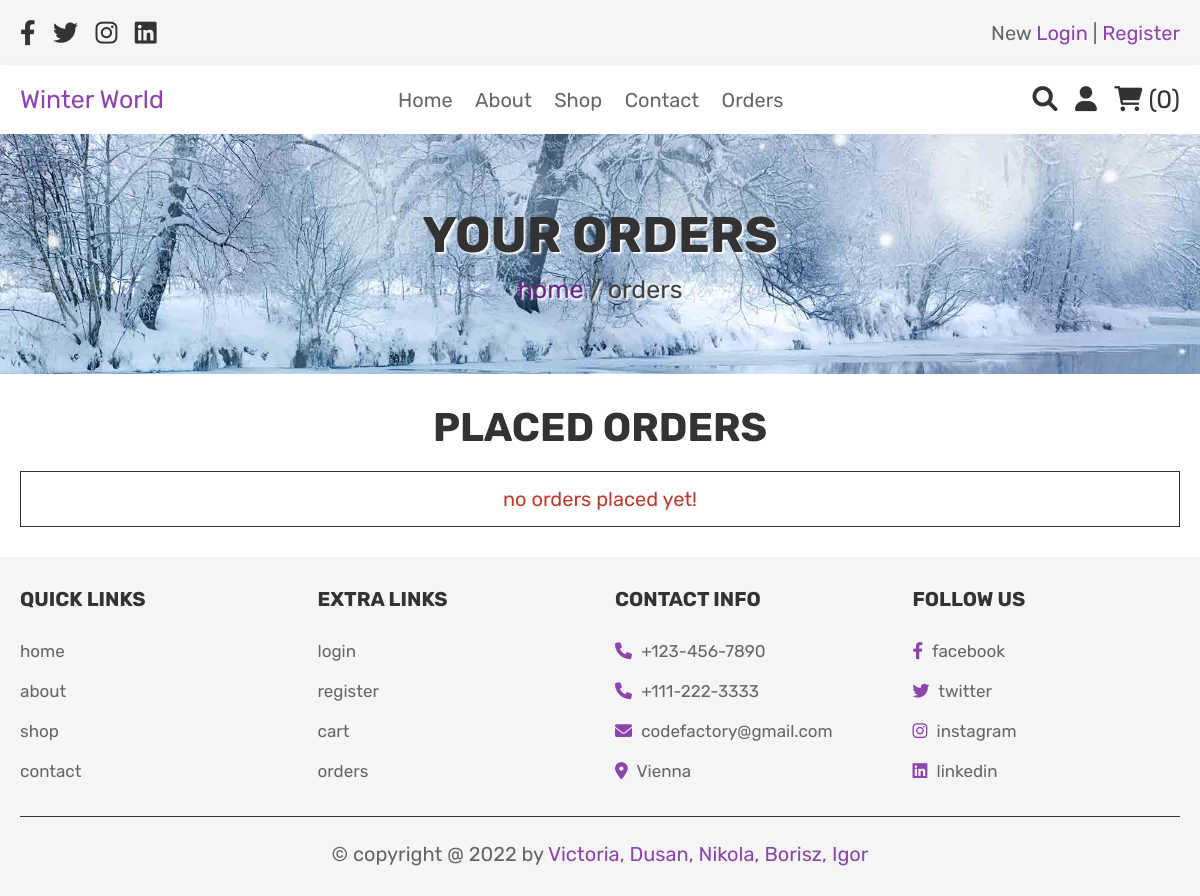
/orders.php (signed in), run on an earlier commit of the app's database.
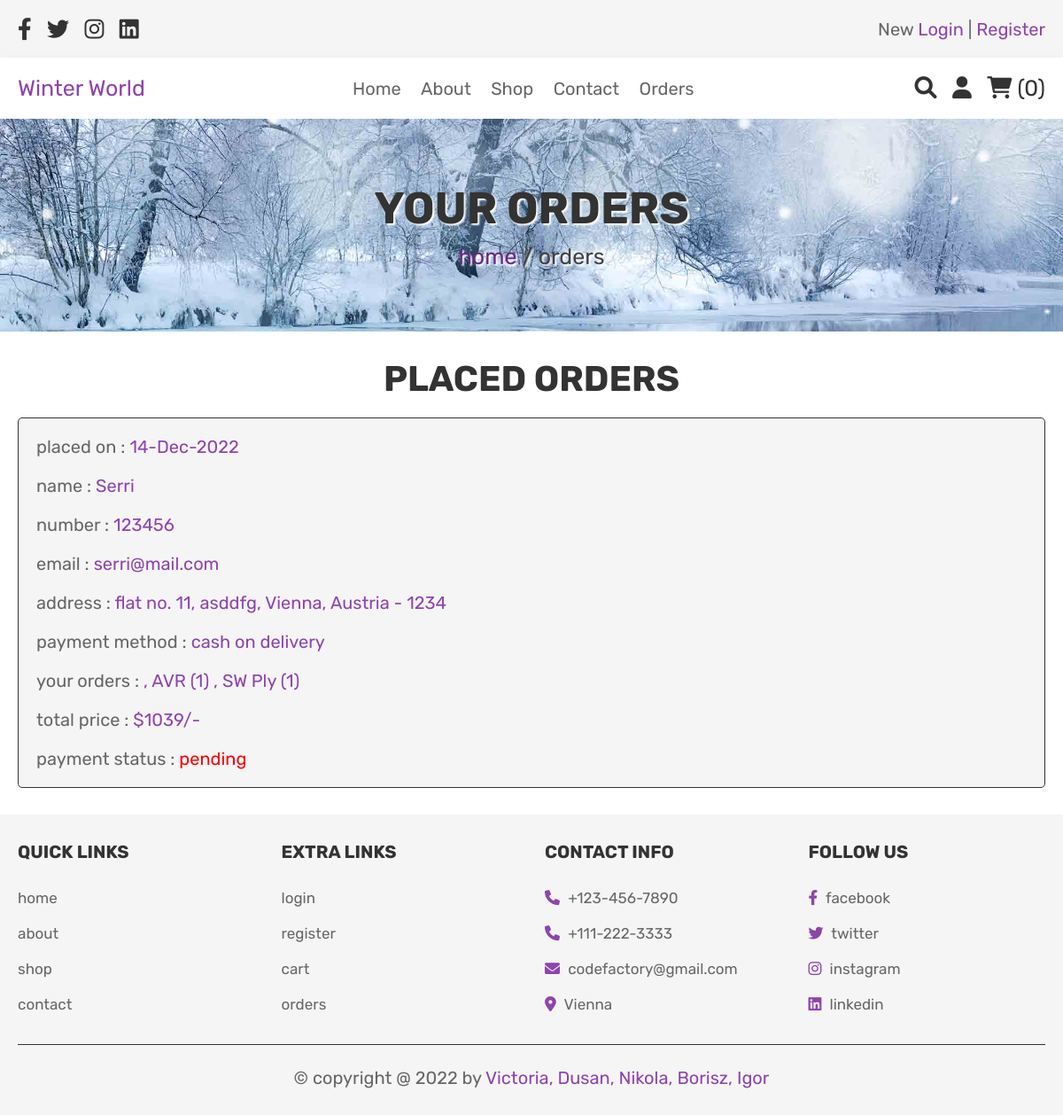
And on a later commit of the database.
### tables this page shows
CREATE TABLE `orders` (
  `id` int(100) NOT NULL,
  `user_id` int(100) NOT NULL,
  `name` varchar(100) NOT NULL,
  `number` varchar(12) NOT NULL,
  `email` varchar(100) NOT NULL,
  `method` varchar(50) NOT NULL,
  `address` varchar(500) NOT NULL,
  `total_products` varchar(1000) NOT NULL,
  `total_price` int(100) NOT NULL,
  `placed_on` varchar(50) NOT NULL,
  `payment_status` varchar(20) NOT NULL DEFAULT 'pending'
);

### orders.php (the view, shortened to what this page needs)
<?php
include 'config.php';
$user_id = $_SESSION['user_id'];
?>
<!DOCTYPE html>
<html lang="en">
<head>
   <link rel="stylesheet" href="https://cdnjs.cloudflare.com/ajax/libs/font-awesome/6.0.0/css/all.min.css">
   <link rel="stylesheet" href="css/style.css">
</head>
<body>
<?php include 'header.php'; ?>
<div class="heading">
   <h3>your orders</h3>
   <p> <a href="home.php">home</a> / orders </p>
</div>
<section class="placed-orders">
   <h1 class="title">placed orders</h1>
   <div class="box-container">
      <?php
         $order_query = mysqli_query($conn, "SELECT * FROM `orders` WHERE user_id = '$user_id'") or die('query failed');
         if(mysqli_num_rows($order_query) > 0){
            while($fetch_orders = mysqli_fetch_assoc($order_query)){
      ?>
      <div class="box">
         <p> placed on : <span><?php echo $fetch_orders['placed_on']; ?></span> </p>
         <p> name : <span><?php echo $fetch_orders['name']; ?></span> </p>
         <p> number : <span><?php echo $fetch_orders['number']; ?></span> </p>
         <p> email : <span><?php echo $fetch_orders['email']; ?></span> </p>
         <p> address : <span><?php echo $fetch_orders['address']; ?></span> </p>
         <p> payment method : <span><?php echo $fetch_orders['method']; ?></span> </p>
         <p> your orders : <span><?php echo $fetch_orders['total_products']; ?></span> </p>
         <p> total price : <span>$<?php echo $fetch_orders['total_price']; ?>/-</span> </p>
         <p> payment status : <span style="color:<?php if($fetch_orders['payment_status'] == 'pending'){ echo 'red'; }else{ echo 'green'; } ?>;"><?php echo $fetch_orders['payment_status']; ?></span> </p>
         </div>
      <?php
       }
      }else{
         echo '<p class="empty">no orders placed yet!</p>';
      }
      ?>
   </div>
</section>
<?php include 'footer.php'; ?>
</body>
</html>

What changed in the data, as far as the page shows it:
added orders: placed_on "14-Dec-2022", name "Serri", number "123456", email "serri@mail.com", address "flat no. 11, asddfg, Vienna, Austria - 1234", method "cash on delivery", total_products ", AVR (1) , SW Ply (1)", total_price "1039", payment_status "pending"
Also different on the page:
text no longer shown: "no orders placed yet!"
